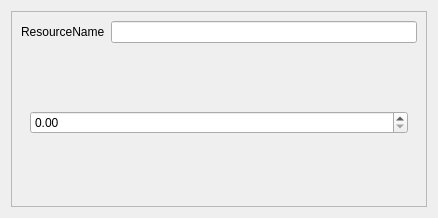
<?xml version="1.0" encoding="UTF-8"?>
<ui version="4.0">
 <class>ShaderGraphResourceNodeWidget</class>
 <widget class="QWidget" name="ShaderGraphResourceNodeWidget">
  <property name="geometry">
   <rect>
    <x>0</x>
    <y>0</y>
    <width>438</width>
    <height>218</height>
   </rect>
  </property>
  <property name="windowTitle">
   <string>Form</string>
  </property>
  <layout class="QHBoxLayout" name="horizontalLayout_6">
   <item>
    <widget class="QFrame" name="frame">
     <property name="frameShape">
      <enum>QFrame::Shape::StyledPanel</enum>
     </property>
     <property name="frameShadow">
      <enum>QFrame::Shadow::Raised</enum>
     </property>
     <layout class="QGridLayout" name="gridLayout_3">
      <item row="0" column="0">
       <widget class="QLabel" name="label">
        <property name="text">
         <string>ResourceName</string>
        </property>
       </widget>
      </item>
      <item row="0" column="1">
       <widget class="QLineEdit" name="resourceName"/>
      </item>
      <item row="1" column="0" colspan="2">
       <widget class="QStackedWidget" name="mat">
        <property name="currentIndex">
         <number>0</number>
        </property>
        <widget class="QWidget" name="matFloat">
         <layout class="QHBoxLayout" name="horizontalLayout">
          <item>
           <widget class="QDoubleSpinBox" name="matFloat0"/>
          </item>
         </layout>
        </widget>
        <widget class="QWidget" name="matVec2f">
         <layout class="QHBoxLayout" name="horizontalLayout_2">
          <item>
           <widget class="QDoubleSpinBox" name="matVec2f0"/>
          </item>
          <item>
           <widget class="QDoubleSpinBox" name="matVec2f1"/>
          </item>
         </layout>
        </widget>
        <widget class="QWidget" name="matVec3f">
         <layout class="QHBoxLayout" name="horizontalLayout_3">
          <item>
           <widget class="QDoubleSpinBox" name="matVec3f0"/>
          </item>
          <item>
           <widget class="QDoubleSpinBox" name="matVec3f1"/>
          </item>
          <item>
           <widget class="QDoubleSpinBox" name="matVec3f2"/>
          </item>
         </layout>
        </widget>
        <widget class="QWidget" name="matVec4f">
         <layout class="QHBoxLayout" name="horizontalLayout_4">
          <item>
           <widget class="QDoubleSpinBox" name="matVec4f0"/>
          </item>
          <item>
           <widget class="QDoubleSpinBox" name="matVec4f1"/>
          </item>
          <item>
           <widget class="QDoubleSpinBox" name="matVec4f2"/>
          </item>
          <item>
           <widget class="QDoubleSpinBox" name="matVec4f3"/>
          </item>
         </layout>
        </widget>
        <widget class="QWidget" name="matInt"/>
        <widget class="QWidget" name="matVec2i"/>
        <widget class="QWidget" name="matVec3i"/>
        <widget class="QWidget" name="matVec4i"/>
        <widget class="QWidget" name="matMat3">
         <layout class="QGridLayout" name="gridLayout">
          <item row="0" column="0">
           <widget class="QDoubleSpinBox" name="matMat300">
            <property name="value">
             <double>1.000000000000000</double>
            </property>
           </widget>
          </item>
          <item row="0" column="1">
           <widget class="QDoubleSpinBox" name="matMat301"/>
          </item>
          <item row="0" column="2">
           <widget class="QDoubleSpinBox" name="matMat302"/>
          </item>
          <item row="1" column="0">
           <widget class="QDoubleSpinBox" name="matMat310"/>
          </item>
          <item row="1" column="1">
           <widget class="QDoubleSpinBox" name="matMat311">
            <property name="value">
             <double>1.000000000000000</double>
            </property>
           </widget>
          </item>
          <item row="1" column="2">
           <widget class="QDoubleSpinBox" name="matMat312"/>
          </item>
          <item row="2" column="0">
           <widget class="QDoubleSpinBox" name="matMat320"/>
          </item>
          <item row="2" column="1">
           <widget class="QDoubleSpinBox" name="matMat321"/>
          </item>
          <item row="2" column="2">
           <widget class="QDoubleSpinBox" name="matMat322">
            <property name="value">
             <double>1.000000000000000</double>
            </property>
           </widget>
          </item>
         </layout>
        </widget>
        <widget class="QWidget" name="matMat4">
         <layout class="QGridLayout" name="gridLayout_2">
          <item row="0" column="0">
           <widget class="QDoubleSpinBox" name="matMat400">
            <property name="value">
             <double>1.000000000000000</double>
            </property>
           </widget>
          </item>
          <item row="0" column="1">
           <widget class="QDoubleSpinBox" name="matMat401"/>
          </item>
          <item row="0" column="2">
           <widget class="QDoubleSpinBox" name="matMat402"/>
          </item>
          <item row="0" column="3">
           <widget class="QDoubleSpinBox" name="matMat403"/>
          </item>
          <item row="1" column="0">
           <widget class="QDoubleSpinBox" name="matMat410"/>
          </item>
          <item row="1" column="1">
           <widget class="QDoubleSpinBox" name="matMat411">
            <property name="value">
             <double>1.000000000000000</double>
            </property>
           </widget>
          </item>
          <item row="1" column="2">
           <widget class="QDoubleSpinBox" name="matMat412"/>
          </item>
          <item row="1" column="3">
           <widget class="QDoubleSpinBox" name="matMat413"/>
          </item>
          <item row="2" column="0">
           <widget class="QDoubleSpinBox" name="matMat420"/>
          </item>
          <item row="2" column="1">
           <widget class="QDoubleSpinBox" name="matMat421"/>
          </item>
          <item row="2" column="2">
           <widget class="QDoubleSpinBox" name="matMat422">
            <property name="value">
             <double>1.000000000000000</double>
            </property>
           </widget>
          </item>
          <item row="2" column="3">
           <widget class="QDoubleSpinBox" name="matMat423"/>
          </item>
          <item row="3" column="0">
           <widget class="QDoubleSpinBox" name="matMat430"/>
          </item>
          <item row="3" column="1">
           <widget class="QDoubleSpinBox" name="matMat431"/>
          </item>
          <item row="3" column="2">
           <widget class="QDoubleSpinBox" name="matMat432"/>
          </item>
          <item row="3" column="3">
           <widget class="QDoubleSpinBox" name="matMat433">
            <property name="value">
             <double>1.000000000000000</double>
            </property>
           </widget>
          </item>
         </layout>
        </widget>
        <widget class="QWidget" name="matTexture">
         <layout class="QHBoxLayout" name="horizontalLayout_5">
          <item>
           <widget class="QLineEdit" name="matTextureLocator"/>
          </item>
         </layout>
        </widget>
       </widget>
      </item>
     </layout>
    </widget>
   </item>
  </layout>
 </widget>
 <resources/>
 <connections/>
</ui>
